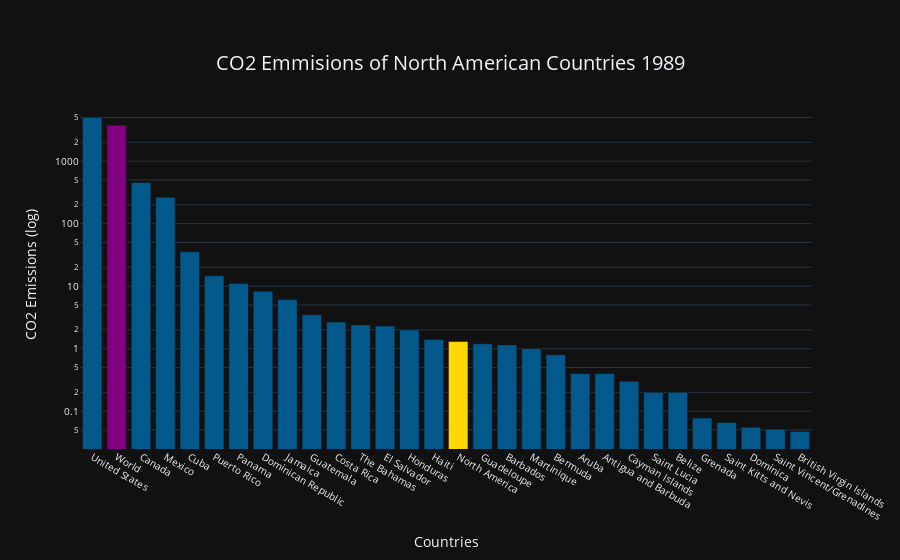
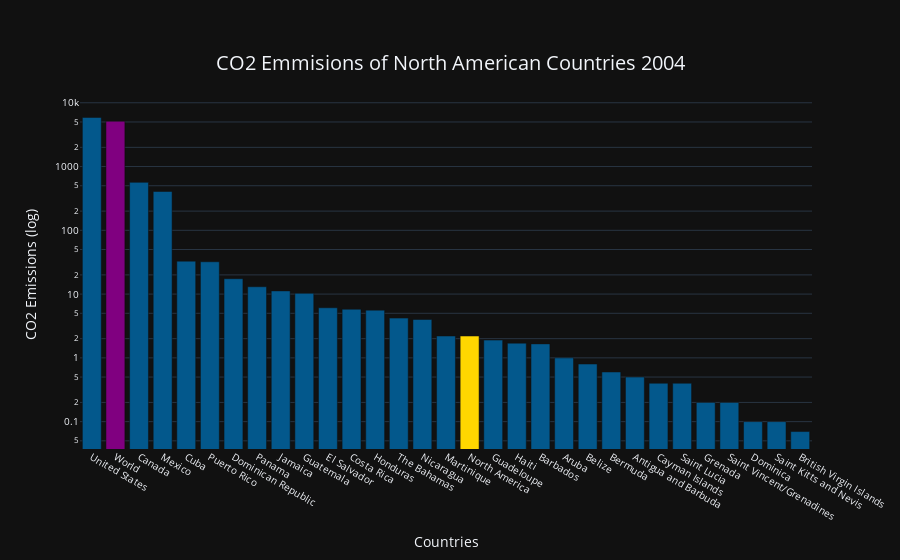
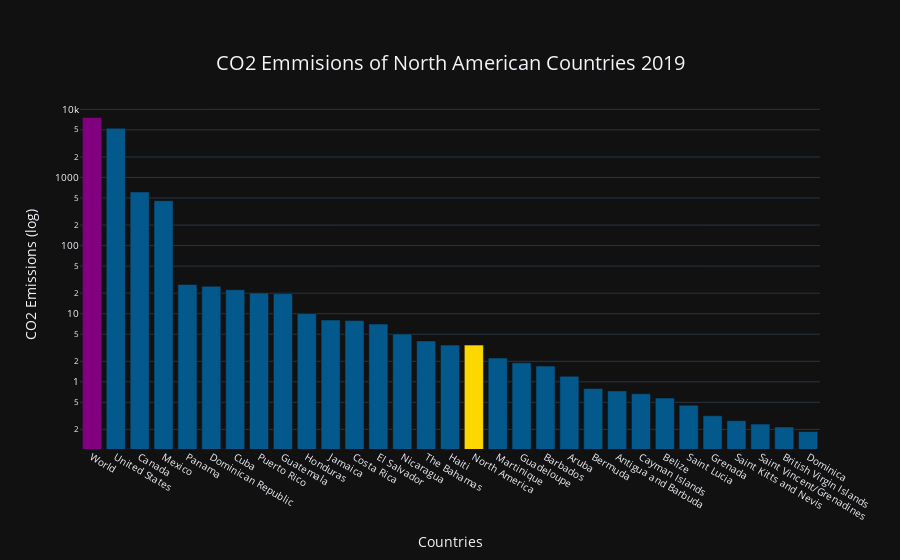

Write notebook code for charts like these, in order.
### Code cell
#North American Coun
import plotly.graph_objects as go
years= []

for x in range(1989,2020,15):
   years.append(x)

for i in years:
   NA_plot= NA_emit[NA_emit['Year']== i].sort_values(by='CO2_emission', ascending=False).reset_index(drop=True)

   colors= ['#03588C']*len(NA_plot.index)
   colors[np.where(NA_plot['Country'] == 'World')[0][0]] = 'purple'
   colors[np.where(NA_plot['Country'] == 'North America')[0][0]] = 'gold'
   fig= go.Figure()

   fig.add_trace(go.Bar(x= NA_plot['Country'], y= NA_plot['CO2_emission'], marker_color= colors, ))
   fig.update_yaxes(type='log')

   fig.update_layout(
      {
         'title': { 
            'text': f"CO2 Emmisions of North American Countries {i}",
            'x' : 0.5,
            'y': 0.9,
            'font': {'size': 20}
            },
         'xaxis' : {
            'title' : 'Countries',
            'tickfont': {'size' : 10},
            'showticklabels': True
         },
         'yaxis': {
            'title' : 'CO2 Emissions (log)',
            'tickfont': {'size' : 10}
         },
         'template' : 'plotly_dark'
      }
   )

   fig.show()

### Figure 1 — Plotly figure (JSON) as saved in the notebook; plotly's stock layout.template omitted (floating-point values rounded to 4 significant figures)
{"data": [{"marker": {"color": ["#03588C", "purple", "#03588C", "#03588C", "#03588C", "#03588C", "#03588C", "#03588C", "#03588C", "#03588C", "#03588C", "#03588C", "#03588C", "#03588C", "#03588C", "gold", "#03588C", "#03588C", "#03588C", "#03588C", "#03588C", "#03588C", "#03588C", "#03588C", "#03588C", "#03588C", "#03588C", "#03588C", "#03588C", "#03588C"]}, "type": "bar", "x": ["United States", "World", "Canada", "Mexico", "Cuba", "Puerto Rico", "Panama", "Dominican Republic", "Jamaica", "Guatemala", "Costa Rica", "The Bahamas", "El Salvador", "Honduras", "Haiti", "North America", "Guadeloupe", "Barbados", "Martinique", "Bermuda", "Aruba", "Antigua and Barbuda", "Cayman Islands", "Saint Lucia", "Belize", "Grenada", "Saint Kitts and Nevis", "Dominica", "Saint Vincent/Grenadines", "British Virgin Islands"], "y": [4998.0, 3753.0, 455.9, 264.9, 35.53, 14.68, 11.04, 8.321, 6.1, 3.5, 2.675, 2.4, 2.3, 2, 1.405, 1.302, 1.2, 1.15, 1, 0.8, 0.4, 0.4, 0.3, 0.2, 0.2, 0.07745, 0.0661, 0.05548, 0.05135, 0.04723]}], "layout": {"title": {"font": {"size": 20}, "text": "CO2 Emmisions of North American Countries 1989", "x": 0.5, "y": 0.9}, "xaxis": {"showticklabels": true, "tickfont": {"size": 10}, "title": {"text": "Countries"}}, "yaxis": {"tickfont": {"size": 10}, "title": {"text": "CO2 Emissions (log)"}, "type": "log"}}}

### Figure 2 — Plotly figure (JSON) as saved in the notebook; plotly's stock layout.template omitted (floating-point values rounded to 4 significant figures)
{"data": [{"marker": {"color": ["#03588C", "purple", "#03588C", "#03588C", "#03588C", "#03588C", "#03588C", "#03588C", "#03588C", "#03588C", "#03588C", "#03588C", "#03588C", "#03588C", "#03588C", "#03588C", "gold", "#03588C", "#03588C", "#03588C", "#03588C", "#03588C", "#03588C", "#03588C", "#03588C", "#03588C", "#03588C", "#03588C", "#03588C", "#03588C", "#03588C"]}, "type": "bar", "x": ["United States", "World", "Canada", "Mexico", "Cuba", "Puerto Rico", "Dominican Republic", "Panama", "Jamaica", "Guatemala", "El Salvador", "Costa Rica", "Honduras", "The Bahamas", "Nicaragua", "Martinique", "North America", "Guadeloupe", "Haiti", "Barbados", "Aruba", "Belize", "Bermuda", "Antigua and Barbuda", "Cayman Islands", "Saint Lucia", "Grenada", "Saint Vincent/Grenadines", "Dominica", "Saint Kitts and Nevis", "British Virgin Islands"], "y": [5886.0, 5119.0, 565.0, 406.2, 32.83, 32.1, 17.42, 13.04, 11.21, 10.26, 6.103, 5.783, 5.601, 4.2, 4, 2.2, 2.2, 1.9, 1.7, 1.657, 1, 0.8, 0.6, 0.5, 0.4, 0.4, 0.2, 0.2, 0.1, 0.1, 0.0699]}], "layout": {"title": {"font": {"size": 20}, "text": "CO2 Emmisions of North American Countries 2004", "x": 0.5, "y": 0.9}, "xaxis": {"showticklabels": true, "tickfont": {"size": 10}, "title": {"text": "Countries"}}, "yaxis": {"tickfont": {"size": 10}, "title": {"text": "CO2 Emissions (log)"}, "type": "log"}}}

### Figure 3 — Plotly figure (JSON) as saved in the notebook; plotly's stock layout.template omitted (floating-point values rounded to 4 significant figures)
{"data": [{"marker": {"color": ["purple", "#03588C", "#03588C", "#03588C", "#03588C", "#03588C", "#03588C", "#03588C", "#03588C", "#03588C", "#03588C", "#03588C", "#03588C", "#03588C", "#03588C", "#03588C", "gold", "#03588C", "#03588C", "#03588C", "#03588C", "#03588C", "#03588C", "#03588C", "#03588C", "#03588C", "#03588C", "#03588C", "#03588C", "#03588C", "#03588C"]}, "type": "bar", "x": ["World", "United States", "Canada", "Mexico", "Panama", "Dominican Republic", "Cuba", "Puerto Rico", "Guatemala", "Honduras", "Jamaica", "Costa Rica", "El Salvador", "Nicaragua", "The Bahamas", "Haiti", "North America", "Martinique", "Guadeloupe", "Barbados", "Aruba", "Bermuda", "Antigua and Barbuda", "Cayman Islands", "Belize", "Saint Lucia", "Grenada", "Saint Kitts and Nevis", "Saint Vincent/Grenadines", "British Virgin Islands", "Dominica"], "y": [7608.0, 5277.0, 613.1, 456.1, 26.79, 25.27, 22.5, 20.15, 19.71, 10.05, 8.072, 7.924, 7.047, 5.028, 3.983, 3.458, 3.458, 2.242, 1.9, 1.702, 1.205, 0.7973, 0.7349, 0.6673, 0.5777, 0.4517, 0.3171, 0.2685, 0.2393, 0.2166, 0.186]}], "layout": {"title": {"font": {"size": 20}, "text": "CO2 Emmisions of North American Countries 2019", "x": 0.5, "y": 0.9}, "xaxis": {"showticklabels": true, "tickfont": {"size": 10}, "title": {"text": "Countries"}}, "yaxis": {"tickfont": {"size": 10}, "title": {"text": "CO2 Emissions (log)"}, "type": "log"}}}
